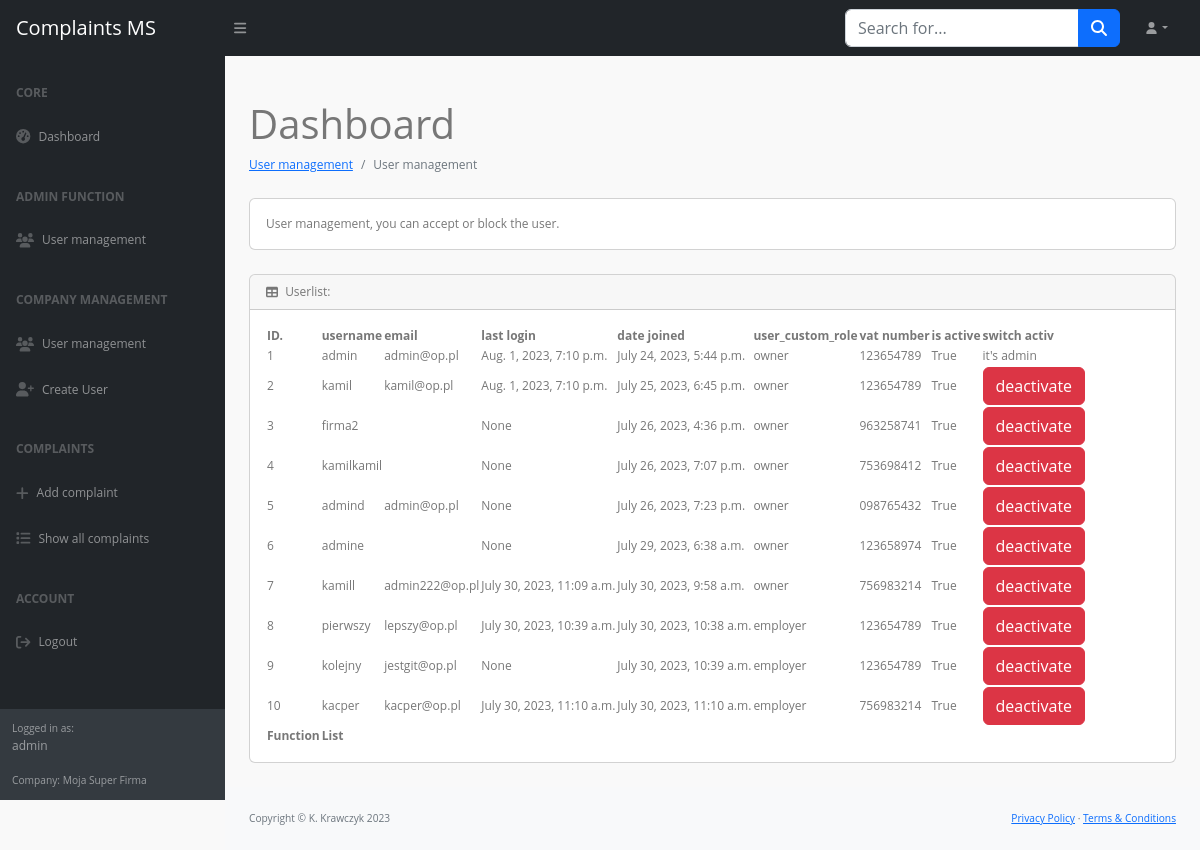
Before: /adm/user/ (signed in) with the older database file.
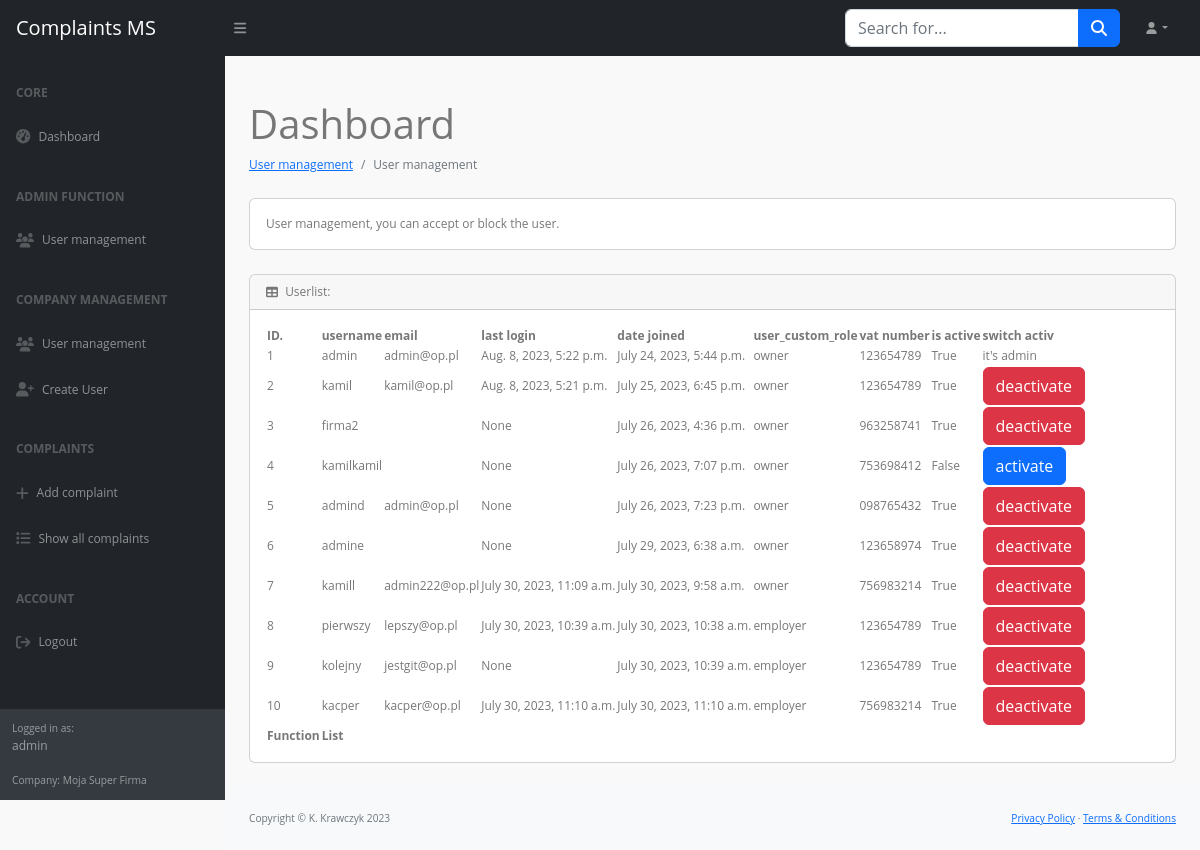
After: the same page with the newer database file.
### complaints/models.py (models this page shows)
class MyUser(AbstractUser):
    company = models.ForeignKey(Company, on_delete=models.CASCADE, null=True, blank=True)
    user_custom_role = models.IntegerField(choices=USER_ROLE, default=2)

class Company(models.Model):
    name = models.CharField(max_length=64, null=True, blank=True)
    nip = models.CharField(max_length=16, primary_key=True)
    adress = models.CharField(max_length=64, null=True, blank=True)

### complaints/views_admin.py (the view)
# urls.py: path('adm/user/', AdminUser.as_view()),
class AdminUser(View):
    def get(self, request):
        if not request.user.is_superuser:
            return render(request, 'admin/no_permissions.html')
        ctx = {
            'users': User.objects.all(),
            'link': "/adm"
        }
        return render(request, 'admin/user.html', ctx)

### complaints/my_context_processor.py (called while the page is built)
def my_cp(request):
    user = request.user
    ctx = {}
    if user.is_authenticated:
        ctx.update({
            'current_user': user
        })
    return ctx

### complaints/templates/admin/user.html (shortened to what this page needs)
{% extends 'user/../base.html' %}
{% block main %}
<main>
    <div class="container-fluid px-4">
        <h1 class="mt-4">Dashboard</h1>
        <ol class="breadcrumb mb-4">
            <li class="breadcrumb-item"><a href="">User management</a></li>
            <li class="breadcrumb-item active">User management</li>
        </ol>
        <div class="card mb-4">
            <div class="card-body">
                User management, you can accept or block the user.
            </div>
        </div>
        <div class="card mb-4">
            <div class="card-header">
                <i class="fas fa-table me-1"></i>
                Userlist:
            </div>
            <div class="card-body">
                <table id="datatablesSimple">
                    <thead>
                        <tr>
                            <th>ID.</th>
                            <th>username</th>
                            <th>email</th>
                            <th>last login</th>
                            <th>date joined</th>
                            <th>user_custom_role</th>
                            <th>vat number</th>
                            <th>is active</th>
                            <th>switch activ</th>
                        </tr>
                    </thead>
                    <tfoot>
                        <tr>
                            <th>Function</th>
                            <th>List</th>
                        </tr>
                    </tfoot>
                    <tbody>
                        {% for user in users %}
                        <tr>
                            <td>{{ user.id }}</td>
                            <td>{{ user.username }}</td>
                            <td>{{ user.email }}</td>
                            <td>{{ user.last_login }}</td>
                            <td>{{ user.date_joined }}</td>
                            <td>
                            {% if user.user_custom_role == 1 %} admin
                            {% elif user.user_custom_role == 2 %}owner
                            {% elif user.user_custom_role == 3 %}employer
                            {% endif %}
                            </td>
                            <td>{{ user.company_id }}</td>
                            <td>{{ user.is_active }}</td>
                            <td>
                                {% if user.is_superuser %}
                                    it's admin
                                {% else %}
                                    {% if user.is_active %}
                                        <a class="btn btn-danger" href="{{ link }}/0/{{ user.id }}/">deactivate</a>
                                    {% else %}
                                        <a class="btn btn-primary" href="{{ link }}/1/{{ user.id }}/">activate</a>
                                    {% endif %}
                                {% endif %}
                            </td>
                        </tr>
                        {% endfor %}
                    </tbody>
                </table>
            </div>
        </div>
    </div>
</main>
{% endblock %}

### complaints/templates/navbar_left.html
<div id="layoutSidenav_nav">
                <nav class="sb-sidenav accordion sb-sidenav-dark" id="sidenavAccordion">
                    <div class="sb-sidenav-menu">
                        <div class="nav">
                            <div class="sb-sidenav-menu-heading">Core</div>
                            <a class="nav-link" href="/panel/home/">
                                <div class="sb-nav-link-icon"><i class="fas fa-tachometer-alt"></i></div>
                                Dashboard
                            </a>
                            <div class="sb-sidenav-menu-heading">Admin function</div>
                            <a class="nav-link" href="/adm/user">
                                <div class="sb-nav-link-icon"><i class="fa-solid fa-users"></i></div>
                                User management
                            </a>
                            <div class="sb-sidenav-menu-heading">Company management</div>
                            <a class="nav-link" href="/panel/users/">
                                <div class="sb-nav-link-icon"><i class="fa-solid fa-users"></i></div>
                                User management
                            </a>
                            <a class="nav-link" href="/panel/add_user/">
                                <div class="sb-nav-link-icon"><i class="fa-solid fa-user-plus"></i></div>
                                Create User
                            </a>
                            <div class="sb-sidenav-menu-heading">Complaints</div>
                            <a class="nav-link" href="/panel/add-compaint/">
                                <div class="sb-nav-link-icon"><i class="fa-solid fa-plus"></i></div>
                                Add complaint
                            </a>
                            <a class="nav-link" href="/panel/complaints/">
                                <div class="sb-nav-link-icon"><i class="fa-solid fa-list"></i></div>
                                Show all complaints
                            </a>
                            <div class="sb-sidenav-menu-heading">Account</div>
                            <a class="nav-link" href="/logout/">
                                <div class="sb-nav-link-icon"><i class="fa-solid fa-arrow-right-from-bracket"></i></div>
                                Logout
                            </a>
                        </div>
                    </div>
                    <div class="sb-sidenav-footer">
                        <div class="small">Logged in as:</div>
                        {{ current_user.username }}
                        <br><br>
                        <div class="small">Company:
                        {{ current_user.company.name }}</div>
                    </div>
                </nav>
            </div>

Changed rows visible on the page:
changed MyUser "admin": last_login "Aug. 1, 2023, 7:10 p.m." → "Aug. 8, 2023, 5:22 p.m."
changed MyUser "kamil": last_login "Aug. 1, 2023, 7:10 p.m." → "Aug. 8, 2023, 5:21 p.m."
changed MyUser "kamilkamil": is_active "True" → "False"; is_active "deactivate" → "activate"
